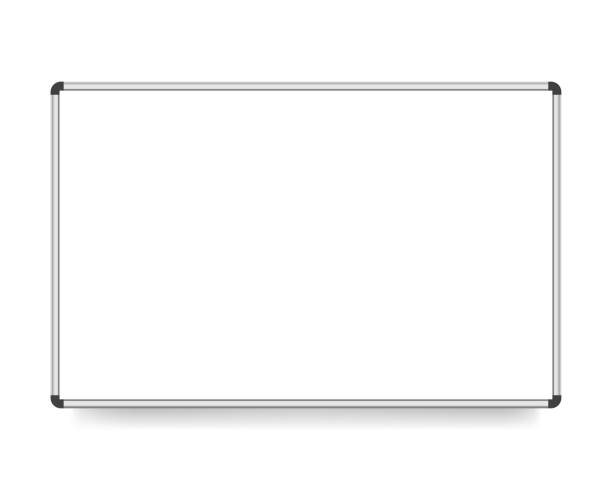
#> input picture data/whiteboard.jpg, 612 x 490 px
$ python drawings.py
#> lines starting #> are read from the running program, lines starting #| are printed output that depends on the picture
import os
import cv2

img = cv2.imread(os.path.join('.', 'data', 'whiteboard.jpg'))
#> img is the input picture: shape (490, 612, 3); min 35, max 255, mean 250.8
print(img.shape)   # (width(x), height(y))
#| (490, 612, 3)

#l ine
cv2.line(img, (100,100), (512,390), (255,255,0), 5)

# rectangle
cv2.rectangle(img, (100,100), (512,390), (0,255), 2)   # -1 -> color filled rectangle

# circle
cv2.circle(img, (306,245), 100, (255, 0, 0), -1)

# Text
cv2.putText(img, 'Hello Nisum', (100,380), cv2.FONT_HERSHEY_PLAIN, 2.0, (255,0,255), 2)
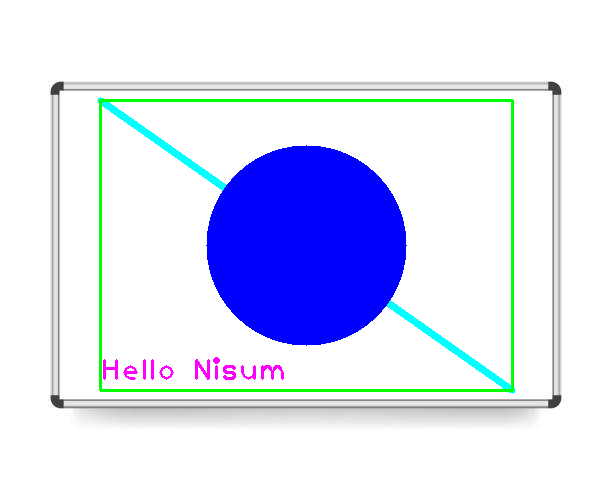
#> img: shape (490, 612, 3); mean B, G, R 247.2, 223.1, 218.7

cv2.imshow('whiteboard.jpg', img)
cv2.waitKey(0)

$ run again, with data/crows.jpg copied over data/whiteboard.jpg
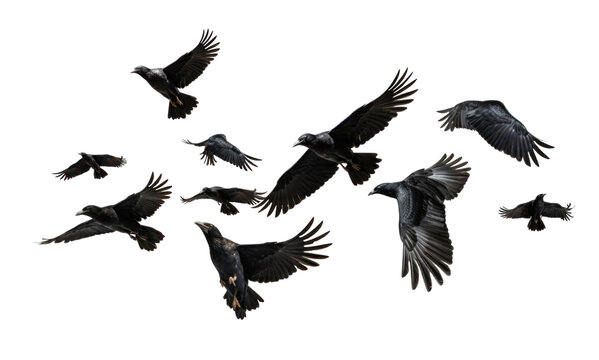
#> input picture data/crows.jpg, 599 x 360 px
#> img is the input picture: shape (360, 599, 3); mean B, G, R 222, 222.3, 222.5
#| (360, 599, 3)
#> `cv2.circle(img, (306,245), 100, (255, 0, 0), -1)`:
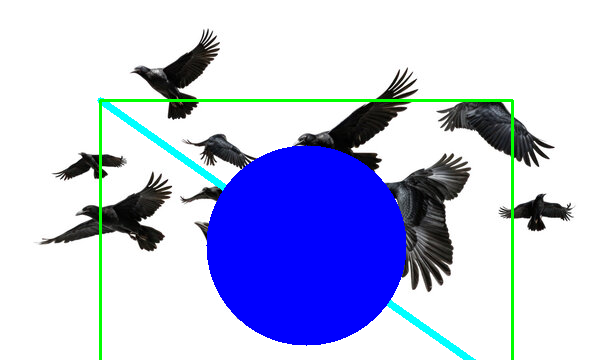
#> img: shape (360, 599, 3); mean B, G, R 229.7, 196, 190.7
